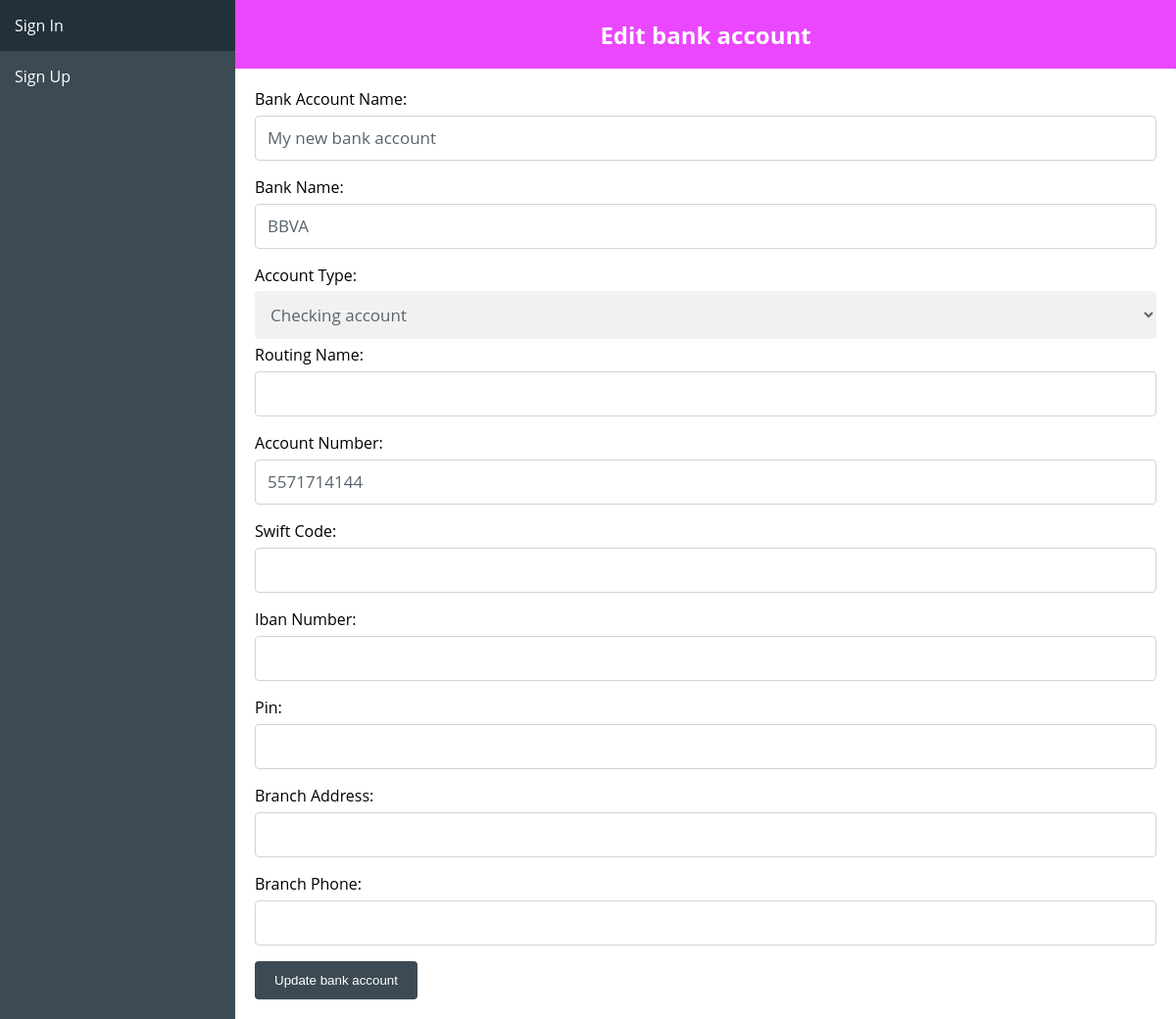
The app's page /vault/update/bank_account/2 with its own data.
### vault/models.py (models this page shows, shortened)
class BankAccount(models.Model):
    TYPE_CHOICES = [
        ('Checking account', 'Checking account'),
        ('Saving account', 'Saving account'),
        ('Money market account', 'Money market account'),
        ('Certificate of deposite (CD) account', 'Certificate of deposite (CD) account'),
    ]
    timestamp = models.DateTimeField(auto_now_add=True)
    updated = models.DateTimeField(auto_now=True)
    user = models.ForeignKey(User, on_delete=models.CASCADE, blank=True, null=True, related_name="bank_accounts")
    name = models.CharField(verbose_name="Bank Account Name", max_length=25, blank=True, null=True)
    bank_name = models.CharField(verbose_name="Bank Name", max_length=25, blank=True, null=True)
    account_type = models.CharField(verbose_name="Account Type", max_length=50, blank=True, null=True, choices=TYPE_CHOICES, default="Checking account")
    routing_name = models.CharField(verbose_name="Routing Name", max_length=25, blank=True, null=True)
    account_number = models.CharField(verbose_name="Account Number", max_length=25, blank=True, null=True)
    swift_code = models.CharField(verbose_name="Swift Code", max_length=25, blank=True, null=True)
    iban_number = models.CharField(verbose_name="Iban Number", max_length=25, blank=True, null=True)
    pin = models.CharField(verbose_name="Pin", max_length=25, blank=True, null=True)
    branch_address = models.CharField(verbose_name="Branch Address", max_length=25, blank=True, null=True)
    branch_phone = models.CharField(verbose_name="Branch Phone", max_length=25, blank=True, null=True)

### vault/views.py (the view)
# urls.py: path('update/bank_account/<int:pk>', views.UpdateBankAccountView.as_view(), name="update_bank_account"),
class UpdateBankAccountView(UpdateView):
    model = BankAccount
    fields = ['name', 'bank_name', 'account_type', 'routing_name', 'account_number',
        'swift_code', 'iban_number', 'pin', 'branch_address', 'branch_phone']
    template_name = 'vault/create_item.html'
    success_url = "/vault/bank-accounts"
    def get_context_data(self, **kwargs):
        context = super().get_context_data(**kwargs)
        context["item_name"] = "bank account"
        context["update"] = True
        return context

### templates/vault/create_item.html (shortened to what this page needs)
{% extends 'base.html' %}
{% load static %}
{% block content %}
  {% if update %}
    {% if item_name == 'password' %}
      <h2 class="header" style="background-color: tomato;">Edit {{ item_name }}</h3>
    {% elif item_name == 'note' %}
      <h2 class="header" style="background-color: rgb(255, 237, 0);">Edit {{ item_name }}</h3>
    {% elif item_name == 'address' %}
      <h2 class="header" style="background-color: rgb(114, 255, 0);">Edit {{ item_name }}</h3>
    {% elif item_name == 'payment card' %}
      <h2 class="header" style="background-color: rgb(74, 71, 255);">Edit {{ item_name }}</h3>
    {% elif item_name == 'bank account' %}
      <h2 class="header" style="background-color: rgb(234, 71, 255);">Edit {{ item_name }}</h3>
    {% endif %}
  {% endif %}
  <div class="container">
    <form action="{{ action_url }}" id="{{ item_form_id }}" method="post">
        {{ form }}
        {% if update %}
          <button type="submit">Update {{ item_name }}</button>
        {% else %}
          <button type="submit">Create {{ item_name }}</button>
        {% endif %}
    </form>
  </div>
{% endblock %}

### static/capstone.css (style rules this page uses)
body { font-family: 'Open Sans', Verdana; }
* { box-sizing: border-box; }
body { margin: 0; }
body, html, .map-container { height: 100%; }
input[type=text], input[type=email], input[type=password], select, textarea { width: 100%; padding: 12px; border: 1px solid #ccc; border-radius: 4px; box-sizing: border-box; margin-top: 6px; margin-bottom: 16px; resize: vertical; }
::placeholder { color: #3c4a54ff; font-family: 'Open Sans', Verdana; }
input, select { color: #3c4a54ff; font-family: 'Open Sans', Verdana; }
button[type=submit] { background-color: #3c4a54ff; color: white; padding: 12px 20px; border: none; border-radius: 4px; cursor: pointer; }
.container { border-radius: 5px; background-color: #fff; padding: 20px; }
input, select, .btn { width: 100%; padding: 12px; border: none; border-radius: 4px; margin: 5px 0; opacity: 0.85; display: inline-block; font-size: 17px; line-height: 20px; text-decoration: none; }
.header { color: white; background-color: #2e6bd1ff; text-align: center; padding: 18.72px; margin: 0px; }

### records on screen
BankAccount: name "My new bank account", bank_name "BBVA", account_type "Checking account", account_number "5571714144"

### other values on screen
{{ item_name }} "bank account"
